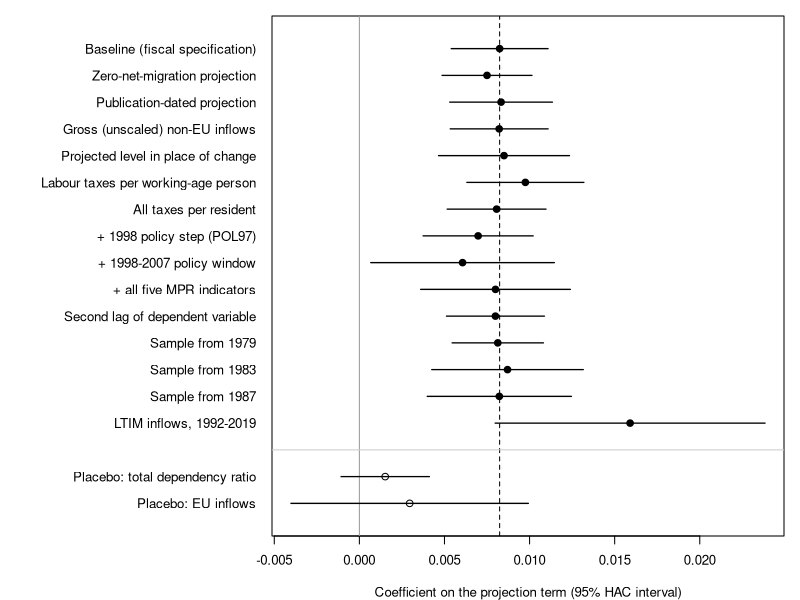
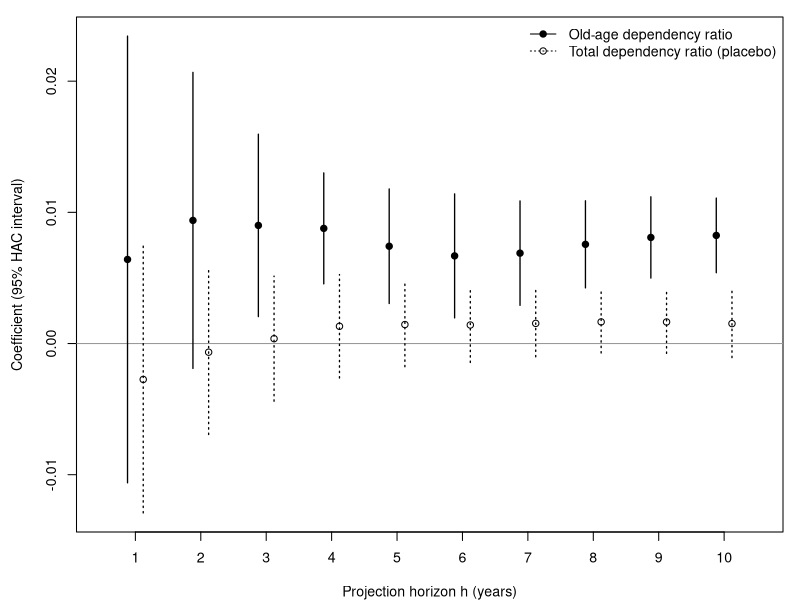

Reproduce these figures in R, in order.
# =============================================================================
# manuscript_extras_1977.R -- the robustness figure, the horizon figure, the
# circular-shift placebo and the second-lag check for the manuscript
# (1977-2019 sample, fiscal specification). Added 22 Sep 2026.
#
#   figure4_1977.png  every robustness variant's projection coefficient with its
#                     HAC 95% interval, placebos shown separately (Figure 4)
#   figure3_1977.png  projection coefficient by horizon h = 1..10, OADR against
#                     the total-dependency placebo (Figure 3)
#   printed           circular-shift randomisation p-value; second lag of the
#                     dependent variable with Breusch-Godfrey tests to order 4
#
# HAC = sandwich::vcovHAC defaults, as in every table of the paper.
# Run from diss_replication/:  source("manuscript_extras_1977.R")
# =============================================================================
library(readxl); library(lmtest); library(sandwich)

raw <- as.data.frame(read_excel("Dissertation_Dataset_Final.xlsx", sheet = "ReformSPA"))
raw <- raw[!is.na(raw$year), ]; raw <- raw[order(raw$year), ]
stopifnot(!anyDuplicated(raw$year), all(diff(raw$year) == 1))
pub <- as.data.frame(read_excel("Dissertation_Dataset_Final.xlsx", sheet = "PubShiftOADR_ZM"))
pub <- pub[!is.na(pub$year), ]

lag1 <- function(x) c(NA, head(x, -1))
df <- with(raw, data.frame(
  year = year, y = loglev_nEU_WAPlagK, g = log(nEU_inflows), eu = log(EU_inflows_WAPlagK),
  ltim = log(ltim_nEU_inflows_WAPlagK), p = delta_oadr_10, lev = oadr_10, zm = delta_zm_10,
  dr = delta_dr_10, un = unem, tax = tax_workpop, labtax = lab_tax_workpop,
  taxres = tax_totpop, debt = ln_debt_gdp))
for (h in 1:10) {
  df[[paste0("oadr_d", h)]] <- raw[[paste0("oadr_", h)]] - raw$oadr_0
  df[[paste0("dr_d", h)]]   <- raw[[paste0("delta_dr_", h)]]
}
df$p_pub <- as.numeric(pub$delta_oadr_10_pub[match(df$year, pub$year)])
for (v in c("y", "g", "eu", "ltim", "un", "tax", "labtax", "taxres", "debt"))
  df[[paste0("L_", v)]] <- lag1(df[[v]])
df$L2_y <- lag1(df$L_y)
df$POL97 <- as.integer(df$year >= 1998); df$POL02 <- as.integer(df$year >= 2002)
df$EXP04 <- as.integer(df$year >= 2004); df$ENL86 <- as.integer(df$year >= 1986)
df$ENL95 <- as.integer(df$year >= 1995)
df$liberal <- as.integer(df$year >= 1998 & df$year <= 2007)
S <- subset(df, year >= 1977 & year <= 2019)
stopifnot(nrow(S) == 43)

CTRL <- c("L_debt", "L_un")
est <- function(lab, data, y, xs, term) {
  m  <- lm(reformulate(xs, y), data = data)
  ct <- coeftest(m, vcov. = vcovHAC(m))
  data.frame(label = lab, coef = ct[term, 1], se = ct[term, 2], p = ct[term, 4], n = nobs(m))
}
R <- rbind(
  est("Baseline (fiscal specification)",     S, "y", c("L_y", "L_tax", "p", CTRL), "p"),
  est("Zero-net-migration projection",       S, "y", c("L_y", "L_tax", "zm", CTRL), "zm"),
  est("Publication-dated projection",        S, "y", c("L_y", "L_tax", "p_pub", CTRL), "p_pub"),
  est("Gross (unscaled) non-EU inflows",     S, "g", c("L_g", "L_tax", "p", CTRL), "p"),
  est("Projected level in place of change",  S, "y", c("L_y", "L_tax", "lev", CTRL), "lev"),
  est("Labour taxes per working-age person", S, "y", c("L_y", "L_labtax", "p", CTRL), "p"),
  est("All taxes per resident",              S, "y", c("L_y", "L_taxres", "p", CTRL), "p"),
  est("+ 1998 policy step (POL97)",          S, "y", c("L_y", "L_tax", "p", "POL97", CTRL), "p"),
  est("+ 1998-2007 policy window",           S, "y", c("L_y", "L_tax", "p", "liberal", CTRL), "p"),
  est("+ all five MPR indicators",           S, "y", c("L_y", "L_tax", "p", "POL97", "POL02", "EXP04",
                                                      "ENL86", "ENL95", CTRL), "p"),
  est("Second lag of dependent variable",    S, "y", c("L_y", "L2_y", "L_tax", "p", CTRL), "p"),
  est("Sample from 1979",                    subset(S, year >= 1979), "y", c("L_y", "L_tax", "p", CTRL), "p"),
  est("Sample from 1983",                    subset(S, year >= 1983), "y", c("L_y", "L_tax", "p", CTRL), "p"),
  est("Sample from 1987",                    subset(S, year >= 1987), "y", c("L_y", "L_tax", "p", CTRL), "p"),
  est("LTIM inflows, 1992-2019",             subset(S, year >= 1991), "ltim", c("L_ltim", "L_tax", "p", CTRL), "p"))
PL <- rbind(
  est("Placebo: total dependency ratio", S, "y",  c("L_y", "L_tax", "dr", CTRL), "dr"),
  est("Placebo: EU inflows",             S, "eu", c("L_eu", "L_tax", "p", CTRL), "p"))
cat("--- Figure 4: projection coefficient across variants (HAC) ---\n")
print(format(rbind(R, PL), digits = 3), row.names = FALSE)

H <- do.call(rbind, lapply(1:10, function(h) cbind(h = h,
  setNames(est("oadr", S, "y", c("L_y", "L_tax", paste0("oadr_d", h), CTRL), paste0("oadr_d", h))[2:4],
           c("oadr", "oadr_se", "oadr_p")),
  setNames(est("dr", S, "y", c("L_y", "L_tax", paste0("dr_d", h), CTRL), paste0("dr_d", h))[2:4],
           c("dr", "dr_se", "dr_p")))))
cat("\n--- Figure 3: coefficient by horizon (HAC) ---\n"); print(round(H, 4), row.names = FALSE)

# --- Figure 4 (robustness) -----------------------------------------------------------------
png("figure4_1977.png", width = 6.5, height = 5.2, units = "in", res = 400, family = "sans")
all <- rbind(R, PL); k <- nrow(all); ypos <- c(k:(nrow(PL) + 1) + 1, nrow(PL):1)
lo <- all$coef - 1.96 * all$se; hi <- all$coef + 1.96 * all$se
par(mar = c(4, 17, 1, 1), cex = 0.8)
plot(all$coef, ypos, xlim = range(c(lo, hi, 0)), ylim = c(0.5, k + 1.5), yaxt = "n", pch = NA,
     xlab = "Coefficient on the projection term (95% HAC interval)", ylab = "")
abline(v = 0, col = "grey60"); abline(v = R$coef[1], lty = 2)
abline(h = nrow(PL) + 1, col = "grey80")
segments(lo, ypos, hi, ypos, lwd = 1.3)
points(all$coef, ypos, pch = c(rep(19, nrow(R)), rep(1, nrow(PL))), cex = 1.1)
axis(2, at = ypos, labels = all$label, las = 1, tick = FALSE)
dev.off()

# --- Figure 3 (horizons) -----------------------------------------------------------------
png("figure3_1977.png", width = 6.5, height = 3.2, units = "in", res = 400, family = "sans")
par(mar = c(4, 4.5, 1, 1), cex = 0.85)
off <- 0.12
yl <- range(c(H$oadr - 1.96 * H$oadr_se, H$oadr + 1.96 * H$oadr_se,
              H$dr - 1.96 * H$dr_se, H$dr + 1.96 * H$dr_se))
plot(H$h - off, H$oadr, ylim = yl, xlim = c(0.5, 10.5), pch = 19, xaxt = "n",
     xlab = "Projection horizon h (years)", ylab = "Coefficient (95% HAC interval)")
axis(1, at = 1:10)
abline(h = 0, col = "grey60")
segments(H$h - off, H$oadr - 1.96 * H$oadr_se, H$h - off, H$oadr + 1.96 * H$oadr_se, lwd = 1.3)
points(H$h + off, H$dr, pch = 1)
segments(H$h + off, H$dr - 1.96 * H$dr_se, H$h + off, H$dr + 1.96 * H$dr_se, lwd = 1.3, lty = 3)
legend("topright", bty = "n", pch = c(19, 1), lty = c(1, 3),
       legend = c("Old-age dependency ratio", "Total dependency ratio (placebo)"))
dev.off()

# --- Circular-shift placebo -----------------------------------------------------
# The projection series is rotated through the 43 sample years (k = 1..42), which
# keeps its own persistence and distribution but breaks its timing relative to
# inflows; each rotation is re-estimated. The randomisation p-value is the share
# of the 43 alignments (including the actual one) with |t| at least as large.
t_of <- function(x) { d <- S; d$pk <- x
  m <- lm(y ~ L_y + L_tax + pk + L_debt + L_un, data = d)
  coeftest(m, vcov. = vcovHAC(m))["pk", 3] }
t0 <- t_of(S$p)
tk <- vapply(1:42, function(k) t_of(c(tail(S$p, k), head(S$p, -k))), numeric(1))
cat(sprintf("\n--- circular-shift placebo ---\nactual t = %.2f; largest |t| among 42 rotations = %.2f; 95th pct |t| = %.2f\n",
            t0, max(abs(tk)), quantile(abs(tk), 0.95)))
cat(sprintf("rotations with |t| >= actual: %d of 42; randomisation p = %.3f (minimum attainable 1/43 = %.3f)\n",
            sum(abs(tk) >= abs(t0)), (1 + sum(abs(tk) >= abs(t0))) / 43, 1 / 43))

# --- Second lag of the dependent variable ---------------------------------------
m1 <- lm(y ~ L_y + L_tax + p + L_debt + L_un, data = S)
m2 <- lm(y ~ L_y + L2_y + L_tax + p + L_debt + L_un, data = S)
cat("\n--- second lag of the dependent variable ---\n")
print(coeftest(m2, vcov. = vcovHAC(m2)))
cat(sprintf("AIC %.2f (one lag) vs %.2f (two lags)\n", AIC(m1), AIC(m2)))
cat("Breusch-Godfrey p, orders 1-4:  one lag ",
    paste(sprintf("%.3f", sapply(1:4, function(k) bgtest(m1, order = k)$p.value)), collapse = " "),
    " | two lags ",
    paste(sprintf("%.3f", sapply(1:4, function(k) bgtest(m2, order = k)$p.value)), collapse = " "), "\n")
